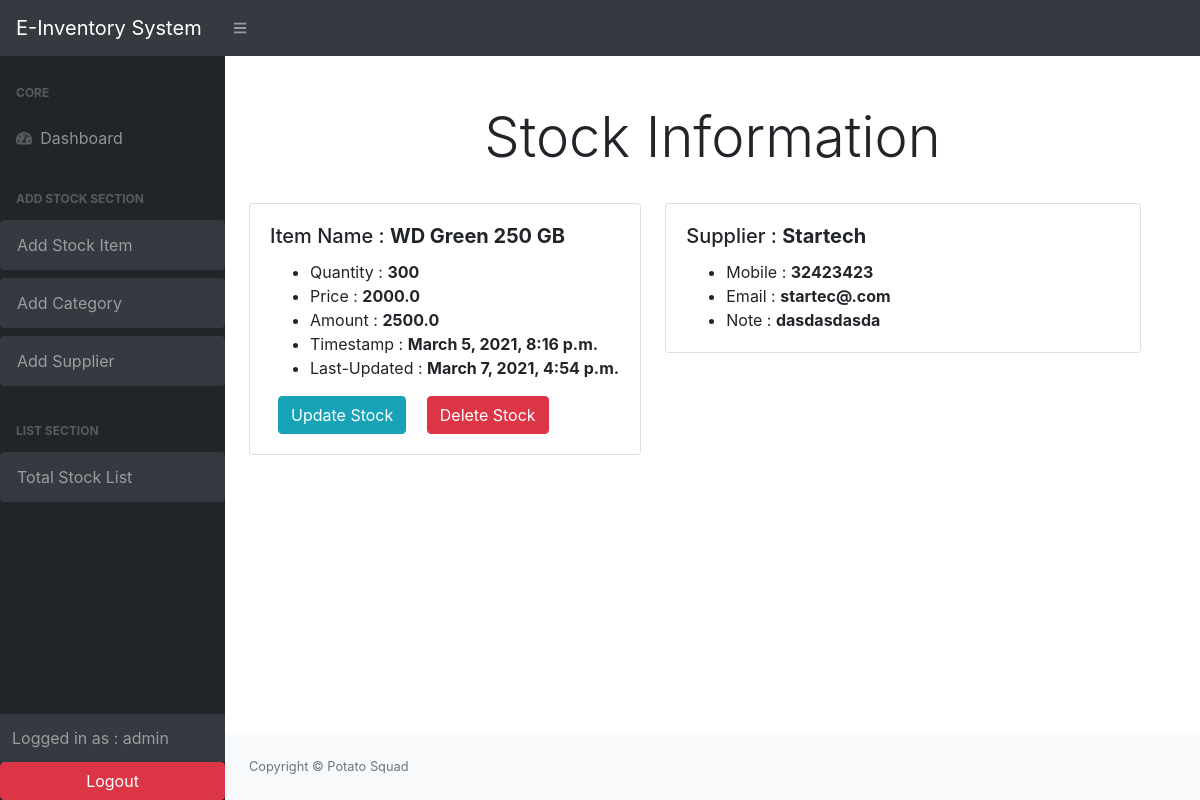
Page /stock_details/3/ (signed in) on the committed database.
### stock/models.py (models this page shows, shortened)
class Stock( models.Model):
    category =models.ForeignKey(Category, on_delete=models.SET_NULL, null=True,blank=True)
    item_name = models.CharField(max_length=200, null=True)
    quantity = models.IntegerField(blank=True, null=True, default=0)
    price = models.FloatField(null=True, blank=True,default= 0)
    amount = models.FloatField(null=True, blank=True,default= 0)
    supplier= models.ForeignKey(Supplier, on_delete=models.SET_NULL, null=True,blank=True)
    last_updated=models.DateTimeField(auto_now_add=False,auto_now=True)
    timestamp= models.DateTimeField(auto_now_add=True,auto_now=False,)

class Supplier (models.Model):
    sup_name = models.CharField(max_length=200, null=True,)
    sup_mobile = models.CharField(max_length=200, null=True, blank=True)
    sup_email = models.CharField(max_length=200, null=True, blank=True)
    sup_note = models.TextField(blank=True, null=True)

### stock/views.py (the view)
# urls.py: path('stock_details/<str:pk>/', views.stock_details, name="stock_details"),
@login_required(login_url='user_login')
def stock_details (request, pk):
    item = Stock.objects.get(id=pk)
    print (item.supplier.sup_mobile)
    context={
        'item':item
    }
    return render (request, 'stock/stock_details.html',context)

### stock/templates/stock/stock_details.html
{%extends 'base.html' %}
{% load crispy_forms_tags %}
{% block content %}
<div class="text-center mb-4 mt-4">
    <h2 class="display-4 mt-4"> Stock Information </h2>
</div>
<div class="row">
    <div class="col-sm-5 ml-4 ">
        <div class="card">
            <div class="card-body">
                <h5 class="card-title"> Item Name : <strong>{{item.item_name}} </strong></h5>
                <ul class="card-text">
                    <li>Quantity : <strong>{{item.quantity}}</strong></li>
                    <li>Price : <strong>{{item.price}}</strong></li>
                    <li>Amount : <strong>{{item.amount}}</strong></li>
                    <li>Timestamp : <strong>{{item.timestamp}}</strong></li>
                    <li>Last-Updated : <strong>{{item.last_updated}}</strong></li>
                </ul>
                <a href="{% url 'update_stock' item.id %}" class="btn btn-info ml-2">Update Stock</a>
                <a href="{% url 'delete_stock' item.id %}" class="btn btn-danger ml-3">Delete Stock</a>
            </div>
        </div>
    </div>
    <div class="col-sm-6">
        <div class="card">
            <div class="card-body">
                <h5 class="card-title"> Supplier : <strong>{{item.supplier.sup_name}} </strong></h5>
                <ul class="card-text">
                    <li>Mobile : <strong>{{item.supplier.sup_mobile}}</strong></li>
                    <li>Email : <strong>{{item.supplier.sup_email}}</strong></li>
                    <li>Note : <strong>{{item.supplier.sup_note}}</strong></li>
                </ul>
            </div>
        </div>
    </div>
</div>
{% endblock %}

### stock/templates/layouts/backend_sidebar.html (shortened to what this page needs)
<div id="layoutSidenav_nav">
    <nav class="sb-sidenav accordion sb-sidenav-dark" id="sidenavAccordion">
        <div class="sb-sidenav-menu">
            <div class="nav">
                <div class="sb-sidenav-menu-heading">Core</div>
                <a class="nav-link" href="{% url 'list_items' %}">
                    <div class="sb-nav-link-icon"><i class="fas fa-tachometer-alt"></i></div>
                    Dashboard
                </a>
                <div class="sb-sidenav-menu-heading">Add Stock Section</div>
                <a class="nav-link collapsed btn btn-dark mb-2" href="{% url 'add_stock' %}"> Add Stock Item
                </a>
                <a class="nav-link collapsed btn btn-dark mb-2" href="{% url 'add_category' %}"> Add Category
                </a>
                <a class="nav-link collapsed btn btn-dark mb-2" href="{% url 'add_sup' %}"> Add Supplier
                </a>
                <div class="sb-sidenav-menu-heading">List Section</div>
                <a class="nav-link collapsed btn btn-dark mb-2" href="{% url 'total_list' %}"> Total Stock List
                </a>
            </div>
        </div>
        <div class="sb-sidenav-footer">
            <div class="p">Logged in as : {{request.user}}</div>
        </div>
        <div class="sb-sidenav-menu-heading text-center">
            {% if user.is_authenticated %}
            <form method="POST" action="{% url 'logout' %}">
                <button class="btn btn-danger" type="submit" style="padding-left: 85px; padding-right: 85px;">Logout
                </button>
            </form>
            {% else %}
            <button class="btn btn-info" type="submit" style="padding-left: 85px; padding-right: 85px;">login
            </button>
            {% endif %}
        </div>
    </nav>
</div>

### rows in the picture
Stock: item_name "WD Green 250 GB", quantity "300", price "2000.0", amount "2500.0", timestamp "March 5, 2021, 8:16 p.m.", last_updated "March 7, 2021, 4:54 p.m.", supplier.sup_name "Startech", supplier.sup_mobile "32423423", supplier.sup_email "startec@.com", supplier.sup_note "dasdasdasda"

### other values in the picture
{{ request.user }} "admin"
